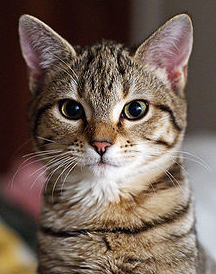
#> input picture graphics/practical_1/images/cat_aligned.png, 216 x 274 px
$ python task3_pyramid_blending.py   (older library calls are emulated)
#> lines starting #> are read from the running program, lines starting #| are printed output that depends on the picture
### graphics/practical_1/task2_alpha_blending.py
#Task 2: Alpha blending

import os.path as path
import skimage.io as io

import numpy as np
import scipy as sp
from skimage import color
from skimage import util

import matplotlib.pyplot as plt

# [10 lines left out: function hard_blending, not called in this run]

def alpha_blending(im1, im2, window_size=0.5):
  """
  return a new image that smoothly combines im1 and im2
  im1: np.array image of the dimensions: height x width x channels; values: 0-1
  im2: np.array same dim as im1
  window_size: what fraction of image width to use for the transition (0-1)
  """
  assert(im1.shape == im2.shape)

  columns = im1.shape[1]
  rows = im1.shape[0]
  transition_size = int(columns * window_size)
  im1_size = (columns - transition_size) // 2
  im2_size = columns - transition_size - im1_size

  # alpha is a matrix which describes how much of im1 we want to display
  alpha = np.concatenate((np.ones((im1_size)), np.linspace(1, 0, transition_size), np.zeros((im2_size))))

  new_im = im1.copy()
  for x in range(rows):
    # Calculates Iblend(x,y) =α(x,y)Ileft(x,y) + (1−α(x,y))Iright(x,y)
    new_im[x] = (im1[x] * alpha[:, None]) + ((np.ones([columns]) - alpha)[:, None] * im2[x])

  return new_im


# [30 lines that do not run on import are left out]

### graphics/practical_1/task3_pyramid_blending.py
#Task 3: Pyramid blending

import os.path as path
import skimage.io as io

import numpy as np
import scipy as sp
from skimage import color
from skimage import util
import skimage.filters as filters
import matplotlib.pyplot as plt

from task2_alpha_blending import alpha_blending

def laplacian_pyramid(img, levels=4, sigma=1):
  """
  Decompose an image into a laplcaian pyramid without decimation (reducing resolution)
  img - greyscale image to decompose
  levels - how many levels of the pyramid should be created
  sigma - the standard deviation to use for the Gaussian low-pass filter
  return array of the pyramid levels, each the same resolution as input. The sum of these
         images should produce the input image.
  """
  pyramid = []
  last_img = img.copy()
  for i in range(levels + 1):
    if i == levels:
      pyramid.append(last_img)
    else:
      new_img = filters.gaussian(last_img, sigma=sigma)
      pyramid.append(last_img-new_img)
      last_img = new_img

  return pyramid

def pyramid_blending(im1, im2, levels=4, sigma=1, window_size=0.3):
  pyramid1 = laplacian_pyramid(im1,levels,sigma)
  pyramid2 = laplacian_pyramid(im2,levels,sigma)
  new_pyramid = []

  for i in range(levels + 1):
    # Blend each level seperately, then combine using an alpha mask which gets progressively larger
    new_pyramid.append(alpha_blending(pyramid1[i], pyramid2[i], window_size * ((i+1)/4)))

  new_im = sum(new_pyramid)

  return new_im


if __name__ == "__main__":

  #Part 1: Laplacian pyramid decomposition
  #TODO: Replace with your own image
  im = io.imread(path.join('images','cat_aligned.png'))
#> im is the input picture: shape (274, 216, 4); mean R, G, B, A 114.8, 97.4, 86.5, 255
  im = util.img_as_float(im[:,:,:3])
#> im: shape (274, 216, 3) float64
  im = color.rgb2grey(im)
#> im: shape (274, 216) float64
  pyramid = laplacian_pyramid(im, levels=4)
#> after the loop in laplacian_pyramid, `for i in range(levels + 1):`:
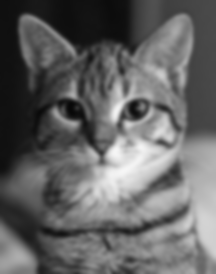
#> last_img: shape (274, 216) float64; min 0.0314, max 0.966, mean 0.393
#> after the loop in laplacian_pyramid, `for i in range(levels + 1):`: pyramid = 5 items
#> pyramid = 5 items

  plt.figure(figsize=(3*len(pyramid), 3))
  grid = len(pyramid) * 10 + 121
#> grid = 171
  for i, layer in enumerate(pyramid):
    plt.subplot(grid+i)
    plt.title('level {}'.format(i))
    plt.axis('off')
    if i == len(pyramid)-1:
      io.imshow(layer)
    else:
      plt.imshow(layer)
#> this loop made 5 passes

  plt.subplot(grid+len(pyramid))
  plt.title('reconstruction')
  plt.axis('off')
  io.imshow(sum(pyramid))

  plt.subplot(grid+len(pyramid)+1)
  plt.title('differences')
  plt.axis('off')
  plt.imshow(im - sum(pyramid))
  plt.show()
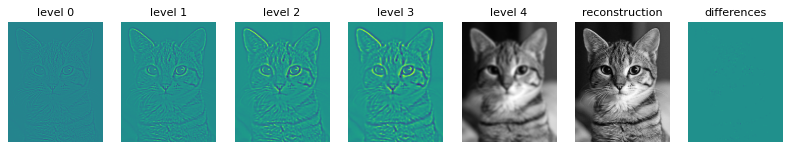
#> figure drawn by matplotlib, 7 panels

  # Part 2: Pyramid blending
  #TODO: Replace with your own images
  im1 = io.imread(path.join('images','cat_aligned.png'))
  im1 = util.img_as_float(im1[:,:,:3])
  im2 = io.imread(path.join('images','dog_aligned.png'))
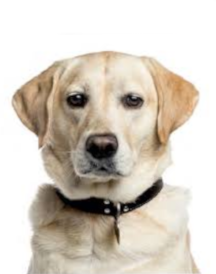
#> input picture graphics/practical_1/images/dog_aligned.png, 216 x 274 px
#> im2 is the input picture: shape (274, 216, 4); mean R, G, B, A 213.4, 205.3, 194.5, 255
  im2 = util.img_as_float(im2[:,:,:3])
#> im2: shape (274, 216, 3) float64

  plt.figure(figsize=(15, 12))
  plt.subplot(221)
  plt.title('left image')
  plt.axis('off')
  plt.imshow(im1)

  plt.subplot(222)
  plt.title('right image')
  plt.axis('off')
  plt.imshow(im2)

  plt.subplot(223)
  plt.title('alpha blend')
  plt.axis('off')
  plt.imshow(alpha_blending(im1, im2, window_size=0.3))

  plt.subplot(224)
  plt.title('pyramid blend')
  plt.axis('off')
  plt.imshow(pyramid_blending(im1, im2, window_size=0.3))
#> the loop in laplacian_pyramid (call 2), `for i in range(levels + 1):` made 5 passes
#> pass 1, in laplacian_pyramid (call 2), `new_img = filters.gaussian(last_img, sigma=sigma)`:
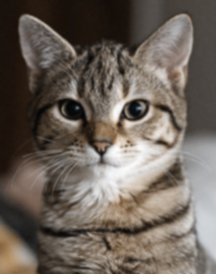
#> new_img: shape (274, 216, 3) float64; mean R, G, B 0.427, 0.39, 0.356
#> in pyramid_blending, `pyramid1 = laplacian_pyramid(im1,levels,sigma)`: pyramid1 = 5 items
#> the loop in pyramid_blending, `for i in range(levels + 1):` made 5 passes
#> pass 3, in alpha_blending (call 4), `new_im = im1.copy()`:
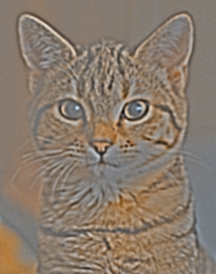
#> new_im: shape (274, 216, 3) float64; mean of channels 0, 1, 2 0.00828, -0.00019, -0.00812; drawn with min black and max white
#> in pyramid_blending, `new_im = sum(new_pyramid)`:
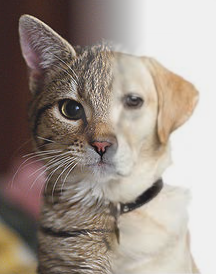
#> new_im: shape (274, 216, 3) float64; mean of channels 0, 1, 2 0.621, 0.567, 0.527; drawn with min black and max white
  plt.show()
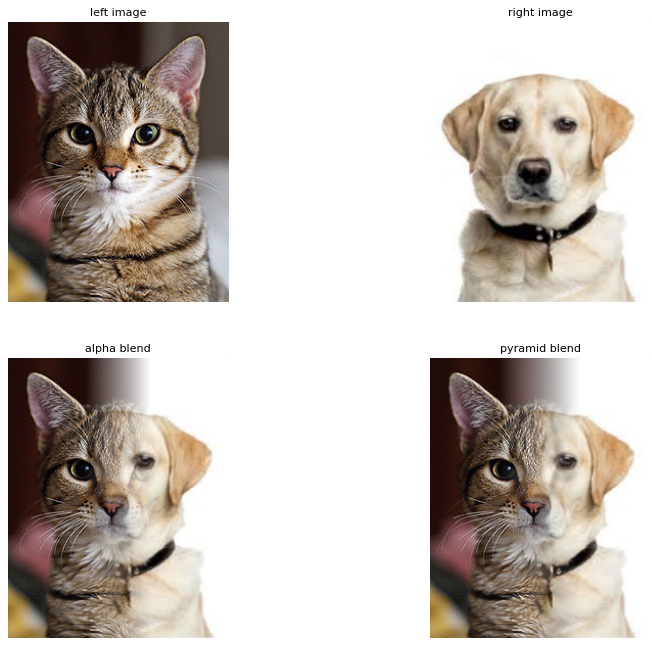
#> figure drawn by matplotlib, 4 panels
